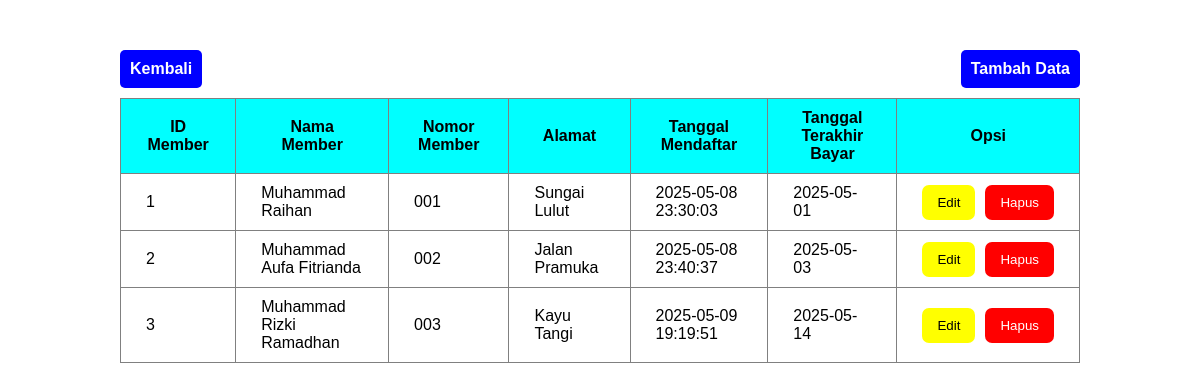
The app's page /tables/Member.php with its own data.
### tables this page shows
CREATE TABLE IF NOT EXISTS `member` (
  `id_member` int NOT NULL AUTO_INCREMENT,
  `nama_member` varchar(250) DEFAULT NULL,
  `nomor_member` varchar(15) DEFAULT NULL,
  `alamat` text,
  `tgl_mendaftar` datetime DEFAULT NULL,
  `tgl_terakhir_bayar` date DEFAULT NULL,
  PRIMARY KEY (`id_member`)
);

### models/Model.php (called while the page is built, shortened)
<?php
function getAllData(PDO $conn, string $tableName) : array {
    $query = $conn->prepare("SELECT * FROM `$tableName`");
    $query->execute();
    $result = $query->fetchAll(PDO::FETCH_ASSOC);
    return $result;
}

### tables/Member.php (the view, shortened to what this page needs)
<?php
require '../config/Koneksi.php';
require '../models/Model.php';
$data = getAllData($conn, "MEMBER");
?>
<!DOCTYPE html>
<html lang="en">
<head>
    <link rel="stylesheet" href="../styles/tableStyle.css">
</head>
<body>
    <div id="container">
        <div id="add-back-container">
            <a href="../index.php" class="add-back-btn">Kembali</a>
            <a href="../forms/MemberForm.php" class="add-back-btn">Tambah Data</a>
        </div>
        <table id="data-table">
            <thead>
                <tr>
                    <th>ID Member</th>
                    <th>Nama Member</th>
                    <th>Nomor Member</th>
                    <th>Alamat</th>
                    <th>Tanggal Mendaftar</th>
                    <th>Tanggal Terakhir Bayar</th>
                    <th>Opsi</th>
                </tr>
            </thead>
            <tbody>
                <?php foreach($data as $key => $value): ?>
                    <tr>
                        <td><?= $value['id_member']?></td>
                        <td><?= $value['nama_member']?></td>
                        <td><?= $value['nomor_member']?></td>
                        <td><?= $value['alamat']?></td>
                        <td><?= $value['tgl_mendaftar']?></td>
                        <td><?= $value['tgl_terakhir_bayar']?></td>
                        <td>
                            <div class="opt-container">
                                <form action="../forms/MemberForm.php" method="get">
                                    <button class="opt-btn edit-btn" type="submit">Edit</button>
                                </form>
                                <form action="" method="get" class="deleteForm">
                                    <button class="opt-btn delete-btn" type="submit">Hapus</button>
                                </form>
                            </div>
                        </td>
                    </tr>
                <?php endforeach; ?>
            </tbody>
        </table>
    </div>
</body>
</html>

### styles/tableStyle.css (style rules this page uses)
* { padding: 0; margin: 0; }
body { display: flex; justify-content: center; font-family: sans-serif; }
#container { width: 80%; display: flex; flex-direction: column; justify-content: center; margin-top: 50px; }
#add-back-container { display: flex; justify-content: space-between; }
.add-back-btn { text-decoration: none; color: white; padding: 10px; border-radius: 5px; background-color: blue; font-weight: bold; }
#data-table { margin-top: 10px; border-collapse: collapse; }
th, td { border: 1px solid gray; padding: 10px 25px; }
th { background-color: cyan; }
.opt-container { display: flex; gap: 10px; justify-content: center; }
.opt-btn { padding: 10px 15px; text-decoration: none; border-radius: 7px; cursor: pointer; border: none; }
.edit-btn { background-color: yellow; color: black; }
.delete-btn { background-color: red; color: white; }

### records on screen
member: id_member "1", nama_member "Muhammad Raihan", nomor_member "001", alamat "Sungai Lulut", tgl_mendaftar "2025-05-08 23:30:03", tgl_terakhir_bayar "2025-05-01"
member: id_member "2", nama_member "Muhammad Aufa Fitrianda", nomor_member "002", alamat "Jalan Pramuka", tgl_mendaftar "2025-05-08 23:40:37", tgl_terakhir_bayar "2025-05-03"
member: id_member "3", nama_member "Muhammad Rizki Ramadhan", nomor_member "003", alamat "Kayu Tangi", tgl_mendaftar "2025-05-09 19:19:51", tgl_terakhir_bayar "2025-05-14"
